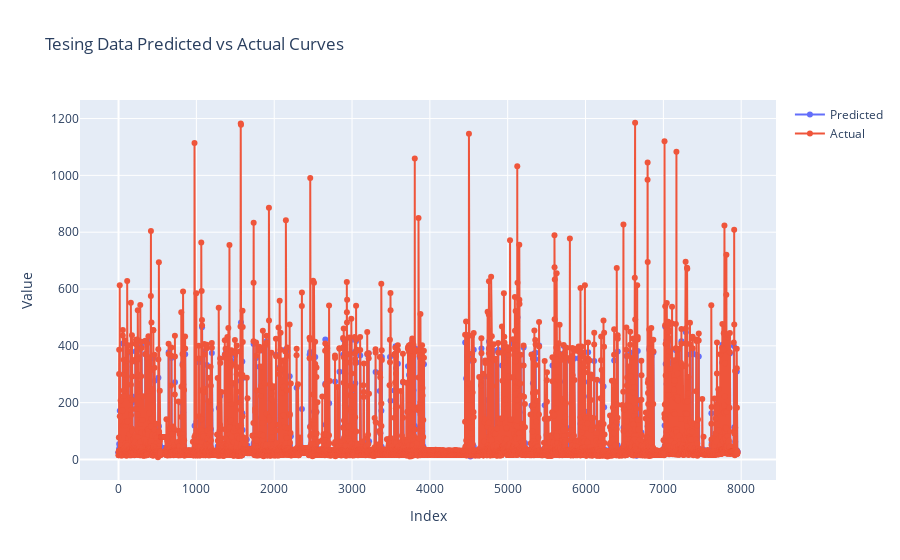

Notebook source saved alongside this figure:
### Code cell
Results_train = {}

# for Training data 
y_train_hat = model.predict(x_train)
y_train_hat_inversed = min_max_scaler.inverse_transform(y_train_hat.reshape(-1,1)).flatten().tolist()
y_train_inversed = min_max_scaler.inverse_transform(y_train.reshape(-1,1)).flatten().tolist()

Results_train['y_train_hat'] =y_train_hat_inversed
Results_train['y_train'] =y_train_inversed
Results_train['Index'] = np.arange(0, len(y_train_inversed))
results_df_train = pd.DataFrame.from_dict(Results_train)
display(results_df_train)



# Plotting
fig = go.Figure()
fig.add_trace(go.Scatter(x=results_df_train['Index'], y=results_df_train['y_train_hat'], name='Predicted',mode='markers+lines'))
fig.add_trace(go.Scatter(x=results_df_train['Index'], y=results_df_train['y_train'], name='Actual' ,mode='markers+lines'))
fig.update_layout(
            xaxis_title='Index',
            yaxis_title='Value',
            title='Tesing Data Predicted vs Actual Curves'
        )

fig.show()

### Figure 1 — Plotly figure (JSON) as saved in the notebook; plotly's stock layout.template omitted (floating-point values rounded to 4 significant figures; data arrays with more than 128 entries replaced by an {"elided": "..."} marker saying what was removed)
{"data": [{"mode": "markers+lines", "name": "Predicted", "type": "scatter", "x": {"elided": "7953 int values"}, "y": {"elided": "7953 float values"}}, {"mode": "markers+lines", "name": "Actual", "type": "scatter", "x": {"elided": "7953 int values"}, "y": {"elided": "7953 float values"}}], "layout": {"title": {"text": "Tesing Data Predicted vs Actual Curves"}, "xaxis": {"title": {"text": "Index"}}, "yaxis": {"title": {"text": "Value"}}}}
